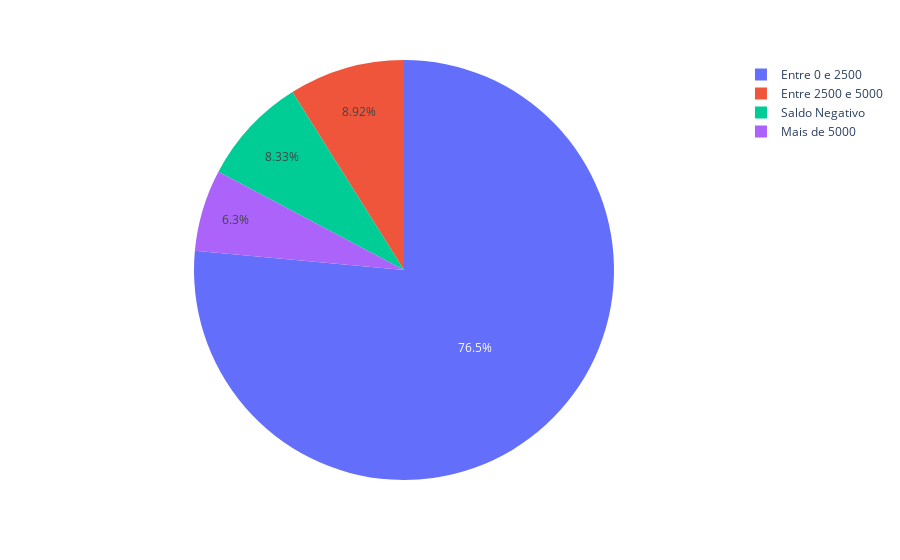

The notebook cell saved with this chart:
### Code cell
labels = data['balance'].value_counts().index
values = data['balance'].value_counts().values

fig = px.pie(data, values= values, names= labels)
fig.update_traces(textposition='inside')
fig.update_layout(uniformtext_minsize=12, uniformtext_mode='show')
fig.show()

### Figure 1 — Plotly figure (JSON) as saved in the notebook; plotly's stock layout.template omitted (floating-point values rounded to 4 significant figures)
{"data": [{"domain": {"x": [0, 1], "y": [0, 1]}, "hovertemplate": "label=%{label}<br>value=%{value}<extra></extra>", "labels": ["Entre 0 e 2500", "Entre 2500 e 5000", "Saldo Negativo", "Mais de 5000"], "legendgroup": "", "name": "", "showlegend": true, "textposition": "inside", "type": "pie", "values": [34549, 4030, 3766, 2845]}], "layout": {"legend": {"tracegroupgap": 0}, "margin": {"t": 60}, "uniformtext": {"minsize": 12, "mode": "show"}}}
